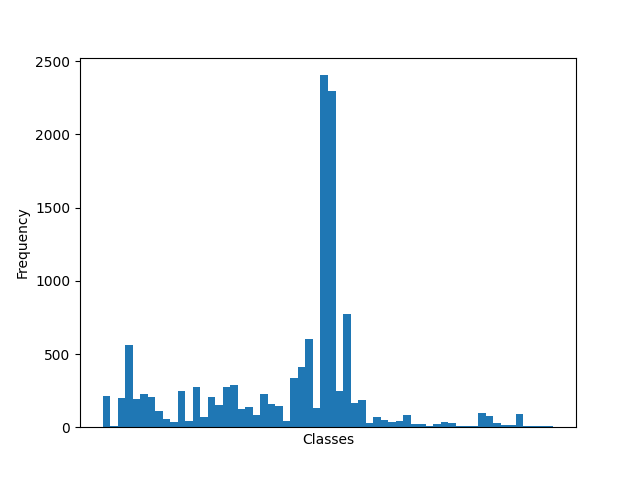
#> input picture CBIR/Imageclef/figs/traindata_hist.png, 640 x 480 px
$ python display.py
#> lines starting #> are read from the running program, lines starting #| are printed output that depends on the picture
import matplotlib.pyplot as plt
import cv2 as cv

img1 = cv.imread("traindata_hist.png", 0)
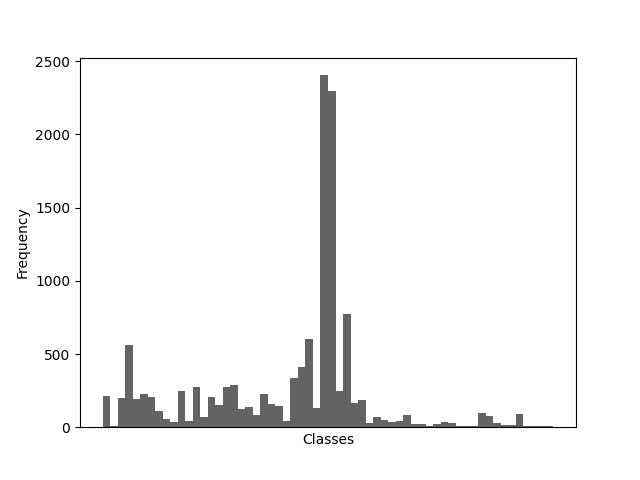
#> img1: shape (480, 640); min 0, max 255, mean 245.4
img2 = cv.imread("testdata_hist.png", 0)
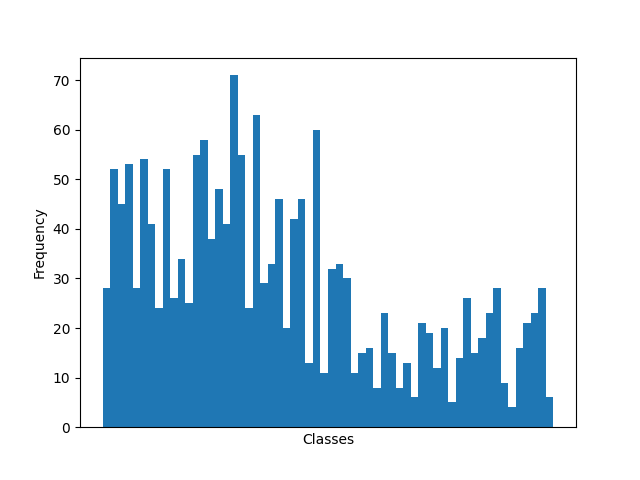
#> input picture CBIR/Imageclef/figs/testdata_hist.png, 640 x 480 px
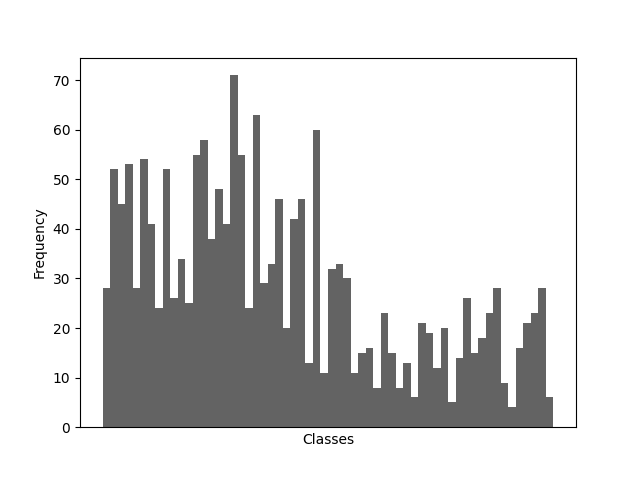
#> img2: shape (480, 640); min 0, max 255, mean 220.1

n = 1  # how many digits we will display
#plt.figure(figsize=(30, 10))
for i in range(n):
    # display original
    ax = plt.subplot(2, n, i + 1)
    plt.imshow(img1)
    plt.gray()
    ax.get_xaxis().set_visible(False)
    ax.get_yaxis().set_visible(False)

    # display reconstruction
    ax = plt.subplot(2, n, i + 1 + n)
    plt.imshow(img2)
    plt.gray()
    ax.get_xaxis().set_visible(False)
    ax.get_yaxis().set_visible(False)
plt.show()
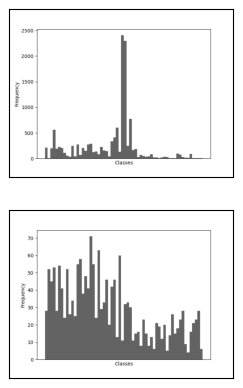
#> figure drawn by matplotlib, 2 panels
plt.savefig("data_hist.png")
